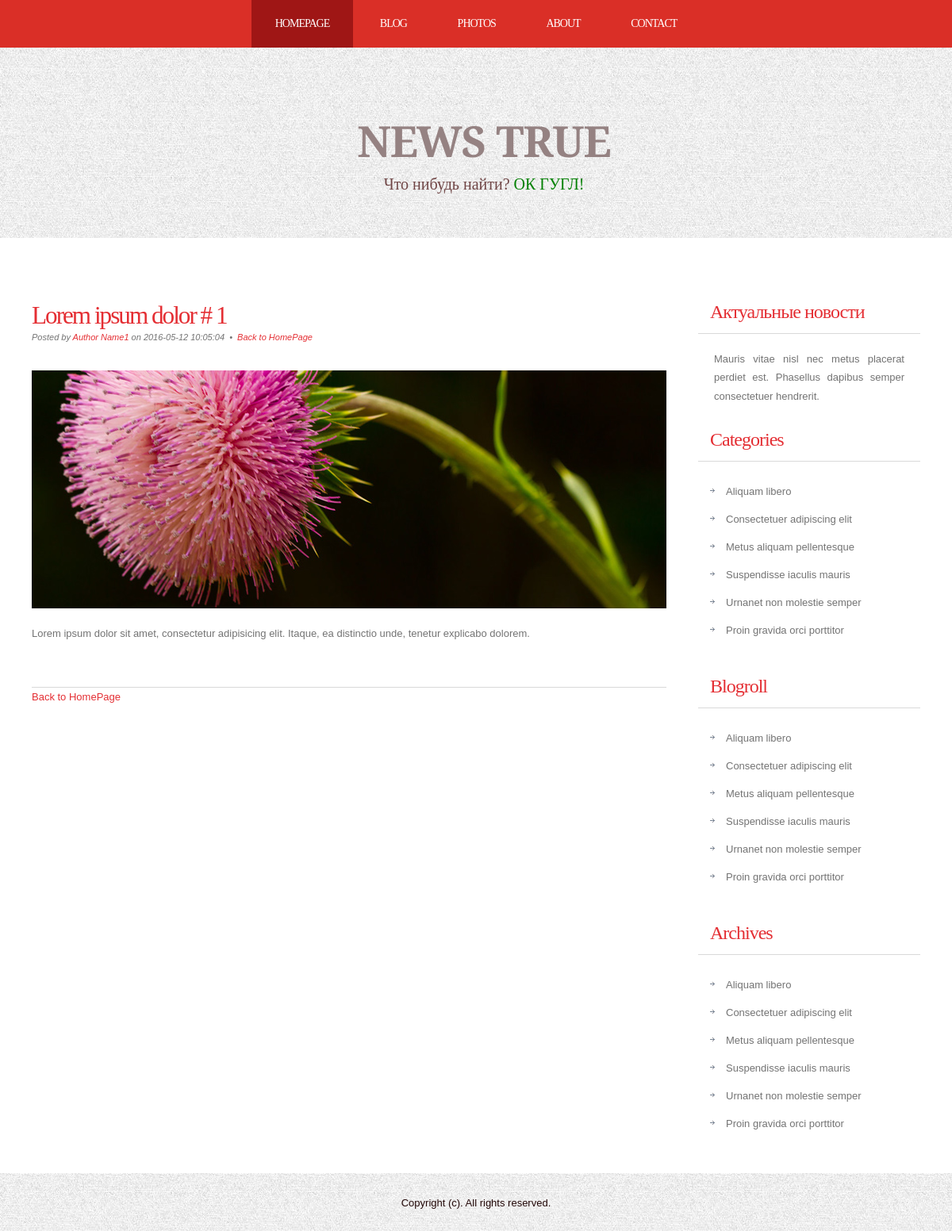
Screenshot of /news/1 with the database file from the repository.
### tables this page shows
CREATE TABLE `news` (
  `id` int(11) NOT NULL,
  `title` varchar(255) NOT NULL,
  `date` timestamp NOT NULL DEFAULT CURRENT_TIMESTAMP,
  `short_content` text NOT NULL,
  `content` text NOT NULL,
  `author_name` varchar(255) NOT NULL,
  `preview` varchar(255) NOT NULL,
  `type` varchar(50) DEFAULT NULL
);

### config/routes.php (called while the page is built)
<?php
return array(
    'news/([0-9]+)' => 'news/view/$1',
    'news' => 'news/index',
    'articles' => 'article/index',
);

### index.php (called while the page is built, shortened)
<?php
require_once (ROOT.'/components/Router.php');
$router = new Router();
$router->run ();

### models/News.php (called while the page is built, shortened)
<?php
class News
{
    public static function getNewsById($id)
    {
        $id = intval ($id);
        if($id){
            $db = Db::getConnection ();
            $result = $db->query ('SELECT * from news WHERE id='.$id);
            $result->setFetchMode (PDO::FETCH_ASSOC);
            $newsItem = $result->fetch ();
            return $newsItem;
        }
    }
    public static function getImage($id){
        $noImage = 'no-image.jpg';
        $path = '/template/images/news/';
        $pathToNewsImages = $path.$id.'.jpg';
        if (file_exists ($_SERVER['DOCUMENT_ROOT'])){
            return $pathToNewsImages;
        }
        return $path.$noImage;
    }
}

### views/news/view.php (the view)
<?php require_once ROOT.'/views/layouts/header.php' ?>
	<div id="page">
		<div id="page-bgtop">
			<div id="page-bgbtm">
				<div id="content">
					<div class="post">
						<h2 class="title"><a href='/news/<?php echo $newsItem['id'] ;?>'><?php echo $newsItem['title'].' # '.$newsItem['id'];?></a></h2>
						<p class="meta">Posted by <a href="#"><?php echo $newsItem['author_name'];?></a> on <?php echo $newsItem['date'];?>
							&nbsp;&bull;&nbsp; <a href='/news/' class="permalink"> Back to HomePage</a></p>
						<div class="entry">
							<p><img src="<?php echo News::getImage ($newsItem['id']); ?>"  alt="" /></p>
							<p><?php echo $newsItem['short_content'];?></p>
						</div>
					</div>
					<p><a href='/news/' class="permalink"> Back to HomePage</a></p>
					<div style="clear: both;">&nbsp;</div>
				</div>
<?php require_once ROOT.'/views/layouts/sidebar.php' ?>
<?php require_once ROOT.'/views/layouts/footer.php' ?>

### components/Router.php (shortened to what this page needs)
<?php
class Router
{
    private $routes;
    public function __construct ()
    {
        $routsPath = ROOT. '/config/routes.php';
        $this->routes = require_once ($routsPath);
    }
    private function getURI()
    {
        if (!empty( $_SERVER['REQUEST_URI'] )) {
            return trim ( $_SERVER['REQUEST_URI'], '/' );
        }
    }
    public function run()
    {
        $uri = $this->getURI ();
        foreach ($this->routes as $uriPattern => $path) {
            if (preg_match ("~$uriPattern~", $uri)){
                $internalRoute = preg_replace ("~$uriPattern~", $path, $uri);
                $segments = explode ('/', $internalRoute);
                $controllerName = array_shift ($segments).'Controller';
                $actionName = 'action'. ucfirst (array_shift ($segments));
                $parameters = $segments;
                $controllerObject = new $controllerName;
                $result = call_user_func_array ([$controllerObject, $actionName], $parameters );
                if ($result != null){
                    break;
                }
            }
        }
    }
}

### views/layouts/header.php (shortened to what this page needs)
<!DOCTYPE html>
<html>
<head>
    <link href="/template/css/style.css" rel="stylesheet" type="text/css" media="screen" />
</head>
<body>
<div id="menu-wrapper">
    <div id="menu">
        <ul>
            <li class="current_page_item"><a href="/news/">Homepage</a></li>
            <li><a href="/articles/">Blog</a></li>
            <li><a href="#">Photos</a></li>
            <li><a href="#">About</a></li>
            <li><a href="#">Contact</a></li>
        </ul>
    </div>
</div>
<div id="wrapper">
    <div id="header-wrapper">
        <div id="header">
            <div id="logo">
                <h1><a href="#">NEWS TRUE </a></h1>
                <p >Что нибудь найти? <a href="https://www.google.com/" style="color: green">ОК ГУГЛ!</a></p>
            </div>
        </div>
    </div>

### views/layouts/sidebar.php
<div id="sidebar">
    <ul>
        <li>
            <h2>Актуальные новости</h2>
            <p>Mauris vitae nisl nec metus placerat perdiet est. Phasellus dapibus semper consectetuer hendrerit.</p>
        </li>
        <li>
            <h2>Categories</h2>
            <ul>
                <li><a href="#">Aliquam libero</a></li>
                <li><a href="#">Consectetuer adipiscing elit</a></li>
                <li><a href="#">Metus aliquam pellentesque</a></li>
                <li><a href="#">Suspendisse iaculis mauris</a></li>
                <li><a href="#">Urnanet non molestie semper</a></li>
                <li><a href="#">Proin gravida orci porttitor</a></li>
            </ul>
        </li>
        <li>
            <h2>Blogroll</h2>
            <ul>
                <li><a href="#">Aliquam libero</a></li>
                <li><a href="#">Consectetuer adipiscing elit</a></li>
                <li><a href="#">Metus aliquam pellentesque</a></li>
                <li><a href="#">Suspendisse iaculis mauris</a></li>
                <li><a href="#">Urnanet non molestie semper</a></li>
                <li><a href="#">Proin gravida orci porttitor</a></li>
            </ul>
        </li>
        <li>
            <h2>Archives</h2>
            <ul>
                <li><a href="#">Aliquam libero</a></li>
                <li><a href="#">Consectetuer adipiscing elit</a></li>
                <li><a href="#">Metus aliquam pellentesque</a></li>
                <li><a href="#">Suspendisse iaculis mauris</a></li>
                <li><a href="#">Urnanet non molestie semper</a></li>
                <li><a href="#">Proin gravida orci porttitor</a></li>
            </ul>
        </li>
    </ul>
</div>
<div style="clear: both;">&nbsp;</div>
</div>
</div>
</div>

### views/layouts/footer.php
</div>
<div id="footer">
    <p>Copyright (c). All rights reserved. </p>
</div>
</body>
</html>

### template/css/style.css (style rules this page uses)
body { margin: 0; padding: 0; background-image: url(../images/bg-light.jpg); font-family: Arial, Helvetica, sans-serif; font-size: 13px; color: #737373; }
h1, h2, h3 { margin: 0; padding: 0; font-family: 'Arvo', serif; font-weight: normal; color: #FFA800; }
h1 { font-size: 2em; }
h2 { font-size: 2.4em; }
p, ul, ol { margin-top: 0; line-height: 180%; }
a { text-decoration: none; color: #E42E33; }
#wrapper { margin: 0 auto; padding: 0; }
#header-wrapper { height: 240px; }
#header { width: 960px; height: 240px; margin: 0 auto; }
#logo { width: 980px; height: 100px; margin: 0px auto; padding: 80px 0px 0px 0px; color: #704646; }
#logo h1, #logo p { display: block; margin: 0; padding: 0; }
#logo h1 { margin: 0px; letter-spacing: -1px; text-align: center; text-transform: uppercase; font-size: 54px; font-weight: bold; color: #FFFFFF; }
#logo h1 a { color: #958282; }
#logo p { text-align: center; font-family: 'Arvo', serif; font-size: 20px; }
#logo a { border: none; background: none; text-decoration: none; color: #FFFFFF; }
#menu-wrapper { overflow: hidden; height: 60px; background: #DA2F27; }
#menu { width: 940px; margin: 0px auto; }
#menu ul { margin: 0; padding: 0px 0px 0px 0px; list-style: none; line-height: normal; text-align: center; }
#menu li { display: inline-block; }
#menu a { display: block; float: left; height: 60px; margin: 0px; padding: 0px 30px 0px 30px; line-height: 60px; letter-spacing: -1px; text-decoration: none; text-transform: uppercase; font-family: 'Arvo', serif; font-size: 14px; font-weight: normal; color: #FFFFFF; border: none; }
#menu .current_page_item a { background: #9F1615; color: #FFFFFF; }
#page { width: 1200px; margin: 0 auto; padding: 0; background-color: #FFFFFF; }
#page-bgbtm { margin: 0px; padding: 40px 40px 0px 40px; }
#content { float: left; width: 800px; padding: 0px 0px 0px 0px; }
.post { clear: both; padding: 30px 0px; border-bottom: 1px solid #D9D9D9; }
.post .title { padding-top: 10px; letter-spacing: -2px; }
.post .title a { border: none; color: #E42E33; }
.post .meta { padding-bottom: 10px; text-align: left; font-family: Arial, Helvetica, sans-serif; font-size: 11px; font-style: italic; }
.post .entry { text-align: justify; margin-bottom: 25px; padding: 10px 0px 0px 0px; }
#sidebar { float: right; width: 280px; padding: 30px 0px 0px 0px; }
#sidebar ul { margin: 0; padding: 0; list-style: none; }
#sidebar li { margin: 0; padding: 0; }
#sidebar li ul { margin: 0px 15px; padding-bottom: 30px; }
#sidebar li li { padding-left: 20px; line-height: 35px; background: url(../images/img07.jpg) no-repeat left 14px; }
#sidebar h2 { height: 38px; margin-bottom: 20px; padding: 12px 0 0 15px; border-bottom: 1px solid #D9D9D9; letter-spacing: -1px; font-size: 24px; color: #E42E33; }
#sidebar p { margin: 0 0px; padding: 0px 20px 20px 20px; text-align: justify; }
#sidebar a { border: none; color: #737373; }
#footer { overflow: hidden; width: 960px; margin: 0px auto 40px auto; font-family: Arial, Helvetica, sans-serif; }
#footer p { display: block; padding: 30px 0px; line-height: normal; text-align: center; color: #230808; }

### rows the page displays
news: title "Lorem ipsum dolor", id "1", author_name "Author Name1", date "2016-05-12 10:05:04", short_content "Lorem ipsum dolor sit amet, consectetur adipisicing elit. Itaque, ea distinctio unde, tenetur explicabo dolorem."
